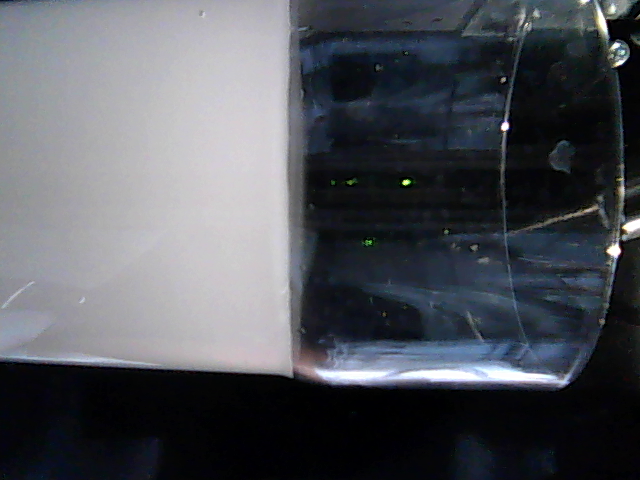
#> input picture tests/Kamera1.png, 640 x 480 px, given in place of the camera
$ python Kamera.py ../Kamera1.png
#> lines starting #> are read from the running program, lines starting #| are printed output that depends on the picture; after the words box and inside, x2 and y2 are one past the last pixel; in counts of white or black regions, pixels touching at a corner belong together
import sys
import math
import cv2 as cv
import numpy as np
def main(argv):

    src = cv.VideoCapture(1)
    ret, frame = src.read()
#> frame is the input picture: shape (480, 640, 3); mean B, G, R 90.3, 83.8, 81
    # Check if image is loaded fine

    dst = cv.Canny(frame, 50, 200, None, 3)
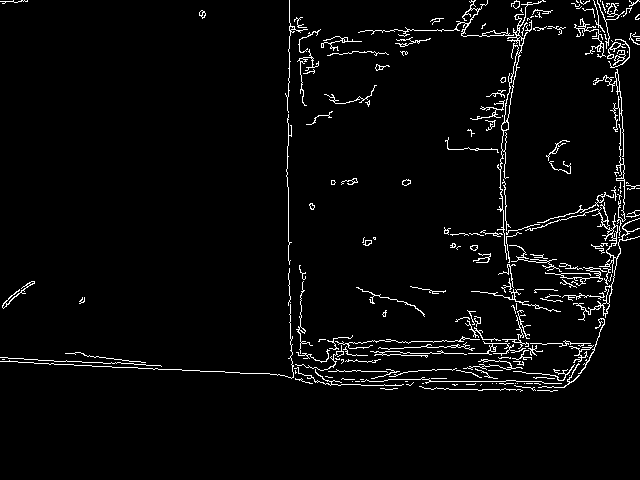
#> dst: shape (480, 640); 3.4% white in thin lines or dots, all inside (x1, y1, x2, y2) = (0, 0, 640, 392)

    # Copy edges to the images that will display the results in BGR
    cdst = cv.cvtColor(dst, cv.COLOR_GRAY2BGR)
    cdstP = np.copy(cdst)

    lines = cv.HoughLines(dst, 1, 1, 150, None, 15, 5)
#> lines = None

    if lines is not None:
        for i in range(0, len(lines)):
            rho = lines[i][0][0]
            theta = lines[i][0][1]
            a = math.cos(theta)
            b = math.sin(theta)
            x0 = a * rho
            y0 = b * rho
            pt1 = (int(x0 + 1000*(-b)), int(y0 + 1000*(a)))
            pt2 = (int(x0 - 1000*(-b)), int(y0 - 1000*(a)))
            cv.line(cdst, pt1, pt2, (0,0,255), 3, cv.LINE_AA)


    linesP = cv.HoughLinesP(dst, 1, np.pi / 180, 50, None, 50, 10)
#> linesP = 57 rows, first 6: [0, 361, 169, 369], [67, 361, 122, 363], [429, 381, 541, 381], [288, 260, 288, 187], [0, 357, 61, 361], [170, 369, 293, 375]

    if linesP is not None:
        for i in range(0, len(linesP)):
            l = linesP[i][0]
            cv.line(cdstP, (l[0], l[1]), (l[2], l[3]), (0,0,255), 3, cv.LINE_AA)
#> this loop made 57 passes
#> l on passes 1 to 12: [0, 361, 169, 369], [67, 361, 122, 363], [429, 381, 541, 381], [288, 260, 288, 187], [0, 357, 61, 361], [170, 369, 293, 375], [287, 186, 288, 111], [403, 353, 506, 353], [501, 210, 505, 157], [289, 90, 289, 0], [618, 39, 619, 99], [503, 171, 510, 299]
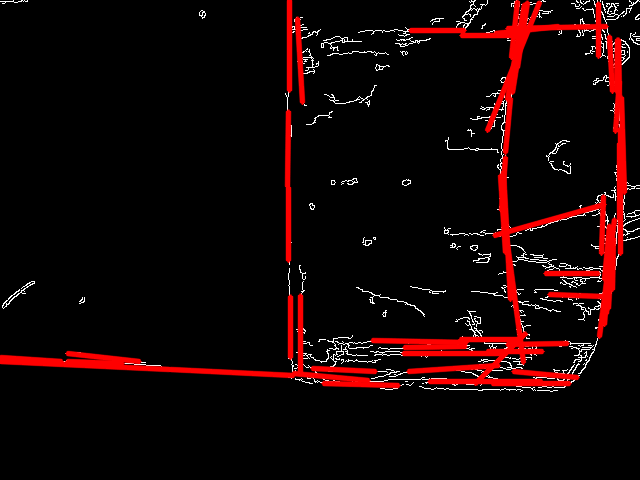
#> cdstP: shape (480, 640, 3); mean B, G, R 4.6, 4.6, 21

    cv.imshow("Source", frame)
    cv.imshow("Detected Lines (in red) - Standard Hough Line Transform", cdst)
    cv.imshow("Detected Lines (in red) - Probabilistic Line Transform", cdstP)

    cv.waitKey()
    return 0

if __name__ == "__main__":
    main(sys.argv[1:])
